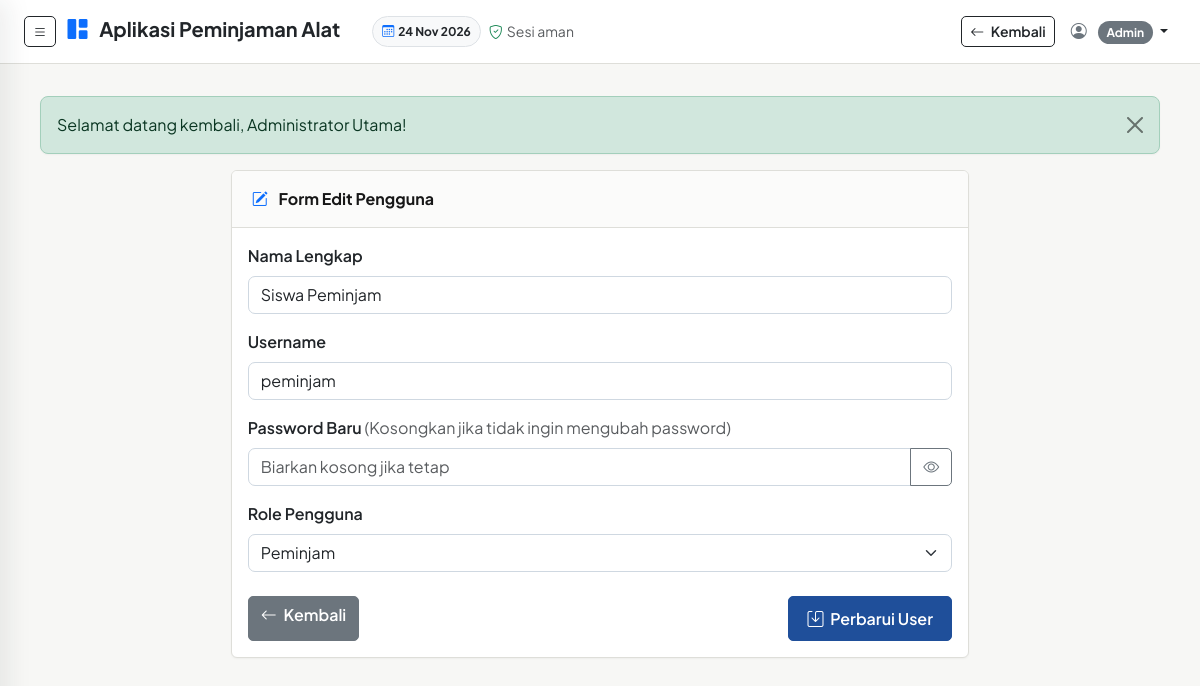
The page /public/index.php?route=admin/users/edit&id=3 (signed in) on the database its author committed.
### tables this page shows
CREATE TABLE users (
    id_user INT AUTO_INCREMENT PRIMARY KEY,
    nama_lengkap VARCHAR(100) NOT NULL,
    username VARCHAR(50) NOT NULL UNIQUE,
    password VARCHAR(255) NOT NULL,
    role ENUM('admin', 'petugas', 'peminjam') NOT NULL,
    created_at TIMESTAMP DEFAULT CURRENT_TIMESTAMP,
    INDEX idx_username (username),
    INDEX idx_role (role)
);

### controllers/UserController.php (called while the page is built, shortened)
<?php
require_once __DIR__ . '/../models/User.php';
class UserController {
    public function edit() {
        $id = $_GET['id'] ?? null;
        $config = include __DIR__ . '/../config/app.php';
        $userModel = new User();
        $user = $userModel->findById($id);
        require_once __DIR__ . '/../views/admin/users/edit.php';
    }
}

### public/index.php (called while the page is built, shortened)
<?php
require_once __DIR__ . '/../config/app.php';
require_once __DIR__ . '/../routes/web.php';

### config/app.php (called while the page is built)
<?php
return [
    'app_name' => 'Sistem Peminjaman Lab',
    'app_version' => '1.0.0',
    'base_url' => 'http://localhost/aplikasi-peminjaman/public',
    'denda_per_hari' => 5000.00
];

### config/database.php (called while the page is built)
<?php
class Database {
    private static $instance = null;
    private $pdo;
    private $host = 'localhost';
    private $db_name = 'db_peminjaman';
    private $username = 'root';
    private $password = '';
    private function __construct() {
        try {
            $dsn = "mysql:host=" . $this->host . ";dbname=" . $this->db_name . ";charset=utf8mb4";
            $options = [
                PDO::ATTR_ERRMODE => PDO::ERRMODE_EXCEPTION,
                PDO::ATTR_DEFAULT_FETCH_MODE => PDO::FETCH_ASSOC,
                PDO::ATTR_EMULATE_PREPARES => false,
            ];
            $this->pdo = new PDO($dsn, $this->username, $this->password, $options);
        } catch(PDOException $e) {
            die("Koneksi Database Gagal: " . $e->getMessage());
        }
    }
    public static function getInstance() {
        if (self::$instance === null) {
            self::$instance = new self();
        }
        return self::$instance;
    }
    public function getConnection() {
        return $this->pdo;
    }
}

### models/User.php (called while the page is built, shortened)
<?php
require_once __DIR__ . '/../config/database.php';
class User {
    private $db;
    public function __construct() {
        $this->db = Database::getInstance()->getConnection();
    }
    public function findById($id) {
        $stmt = $this->db->prepare("SELECT id_user, nama_lengkap, username, role, created_at FROM users WHERE id_user = ?");
        $stmt->execute([$id]);
        return $stmt->fetch();
    }
}

### views/admin/users/edit.php (the view, shortened to what this page needs)
<?php
require_once __DIR__ . '/../../layouts/header.php';
require_once __DIR__ . '/../../layouts/navbar.php';
$userData = $user ?? [];
?>
<div class="row justify-content-center">
    <div class="col-md-8">
        <div class="card shadow-sm">
            <div class="card-header bg-white fw-bold py-3">
                <i class="bi bi-pencil-square me-2 text-primary"></i> Form Edit Pengguna
            </div>
            <div class="card-body">
                <form action="<?php echo htmlspecialchars($config['base_url'] ?? ''); ?>/index.php?route=admin/users/update" method="POST">
                    <div class="mb-3">
                        <label class="form-label fw-semibold">Nama Lengkap</label>
                        <input type="text" name="nama_lengkap" class="form-control" value="<?php echo htmlspecialchars($userData['nama_lengkap'] ?? ''); ?>" required>
                    </div>
                    <div class="mb-3">
                        <label class="form-label fw-semibold">Username</label>
                        <input type="text" name="username" class="form-control" value="<?php echo htmlspecialchars($userData['username'] ?? ''); ?>" required>
                    </div>
                    <div class="mb-3">
                        <label class="form-label fw-semibold">Password Baru <span class="text-muted fw-normal">(Kosongkan jika tidak ingin mengubah password)</span></label>
                        <input type="password" name="password" class="form-control" placeholder="Biarkan kosong jika tetap">
                    </div>
                    <div class="mb-4">
                        <label class="form-label fw-semibold">Role Pengguna</label>
                        <select name="role" class="form-select" required>
                            <option value="peminjam" <?php echo (($userData['role'] ?? '') === 'peminjam') ? 'selected' : ''; ?>>Peminjam</option>
                        </select>
                    </div>
                    <div class="d-flex justify-content-between">
                        <a href="<?php echo htmlspecialchars($config['base_url'] ?? ''); ?>/index.php?route=admin/users" class="btn btn-secondary">
                            <i class="bi bi-arrow-left me-1"></i> Kembali
                        </a>
                        <button type="submit" class="btn btn-primary">
                            <i class="bi bi-save me-1"></i> Perbarui User
                        </button>
                    </div>
                </form>
            </div>
        </div>
    </div>
</div>
<?php require_once __DIR__ . '/../../layouts/footer.php'; ?>

### views/layouts/header.php (style rules this page uses)
:root { --ov-bg: #f7f7f5; --ov-surface: #ffffff; --ov-text: #171717; --ov-muted: #6b6b67; --ov-border: #deded9; --ov-accent: #1f4f9a; --ov-yellow: #e6b93f; --ov-shadow: 0 1px 2px rgba(23, 23, 23, .04); --ov-transition: all 0.16s ease; }
body { background-color: var(--ov-bg); color: var(--ov-text); font-family: 'Plus Jakarta Sans', sans-serif; min-height: 100vh; }
.card { background-color: var(--ov-surface); border: 1px solid var(--ov-border) !important; border-radius: 6px; box-shadow: var(--ov-shadow) !important; transition: border-color var(--ov-transition), box-shadow var(--ov-transition); }
.card-header { background-color: #fbfbfa !important; border-bottom: 1px solid var(--ov-border) !important; padding: .9rem 1.25rem; }
.btn { border-radius: 5px; font-weight: 600; box-shadow: none !important; transition: background-color var(--ov-transition), border-color var(--ov-transition), color var(--ov-transition); }
.btn-primary { background-color: var(--ov-accent); border-color: var(--ov-accent); padding: .6rem 1.15rem; color: #fff; }
.form-control, .form-select, .input-group-text { border-color: #cfd8e1; border-radius: 7px; }
.main-content .shadow-sm, .main-content .shadow-lg { box-shadow: var(--ov-shadow) !important; }
.main-content .card-header { color: var(--ov-text); }

### rows shown on the page
users: nama_lengkap "Siswa Peminjam", username "peminjam", role "Peminjam"

### other values the page prints
$_SESSION['role'] "Admin"
$flash['message'] "Selamat datang kembali, Administrator Utama!"
